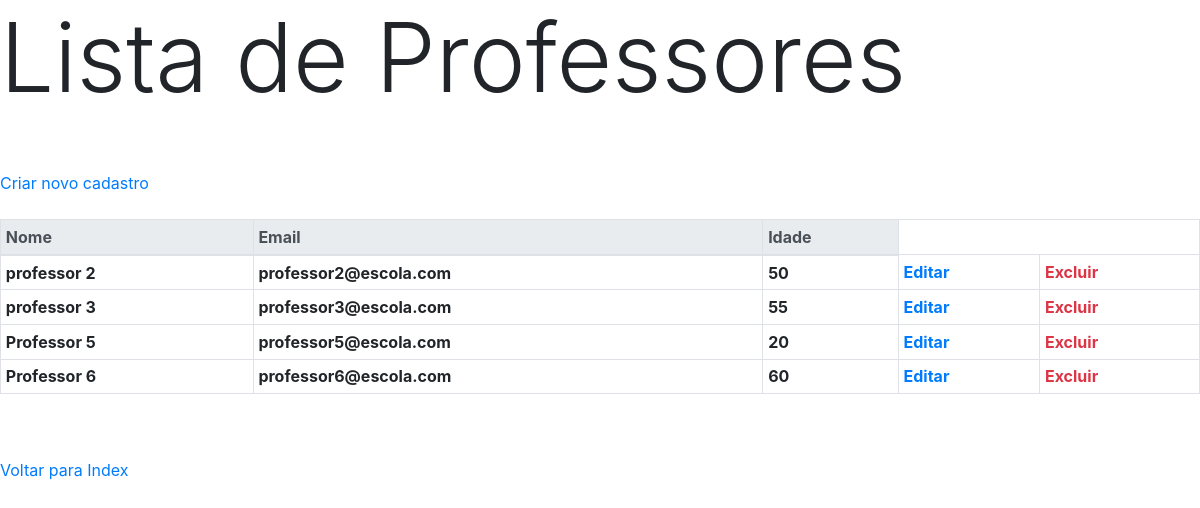
Before: /lista_professores/ (signed in) with the older database file.
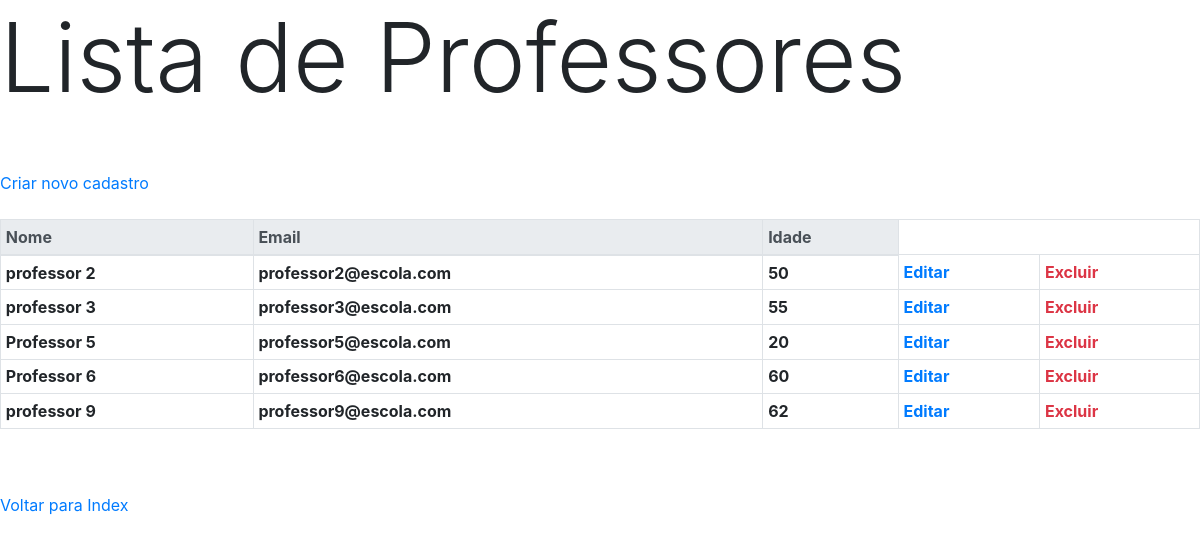
After: the same page with the newer database file.
### main/models.py (models this page shows, shortened)
class Professor(models.Model):
    nome = models.CharField(max_length=100)
    email = models.EmailField()
    idade = models.IntegerField()

### main/views.py (the view)
# urls.py: path('lista_professores/', views.lista_professores, name='lista_professores'),
@login_required
def lista_professores(request):
    professores = Professor.objects.all()
    return render(request, 'main/lista_professores.html', {'professores': professores})

### main/templates/main/lista_professores.html
{% extends "base.html" %}
{% block title %}
    <h1 class="display-1"> Lista de Professores</h1>
    <br>
    <br>
{% endblock %}
{% block content %}
    <a href="{% url 'cria_professores' %}">Criar novo cadastro</a>
    <br>
    <br>
    <table class="table table-hover table-bordered table-sm caption-top">
        <thead class="thead-light">
          <tr>
            <th scope="col">Nome</th>
            <th scope="col">Email</th>
            <th scope="col">Idade</th>
          </tr>
        </thead>
        <tbody class="table-group-divider">
           {% for i in professores %}
                <tr>
                    <th> {{ i.nome }} </th>
                    <th> {{ i.email }} </th>
                    <th> {{ i.idade }} </th>
                    <th> <a href="{% url 'atualiza_professores' i.id %}" class="link-primary">Editar </a>  </th>
                    <th> <a href="{% url 'deleta_professores' i.id %}" class="text-danger">Excluir</a> </th>
                </tr>
            {% endfor %}
        </tbody>
    </table>
    <br>
    <br>
    <a href="{% url 'index' %}">Voltar para Index</a>
{% endblock %}

Changed rows visible on the page:
added Professor: nome "professor 9", email "professor9@escola.com", idade "62"
